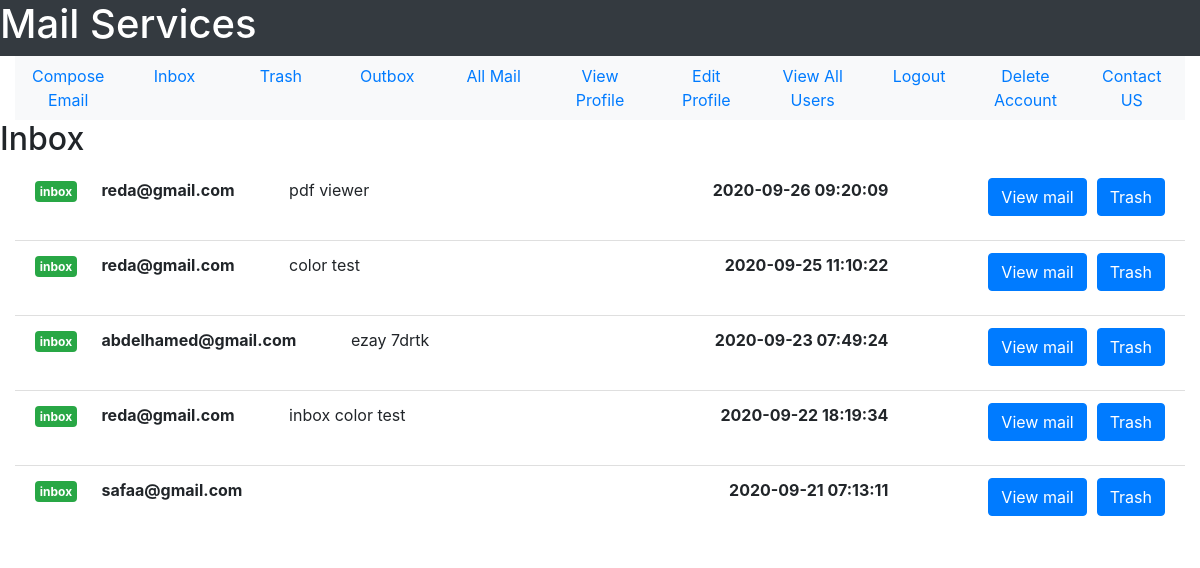
Before: /inbox (signed in) with the older database file.
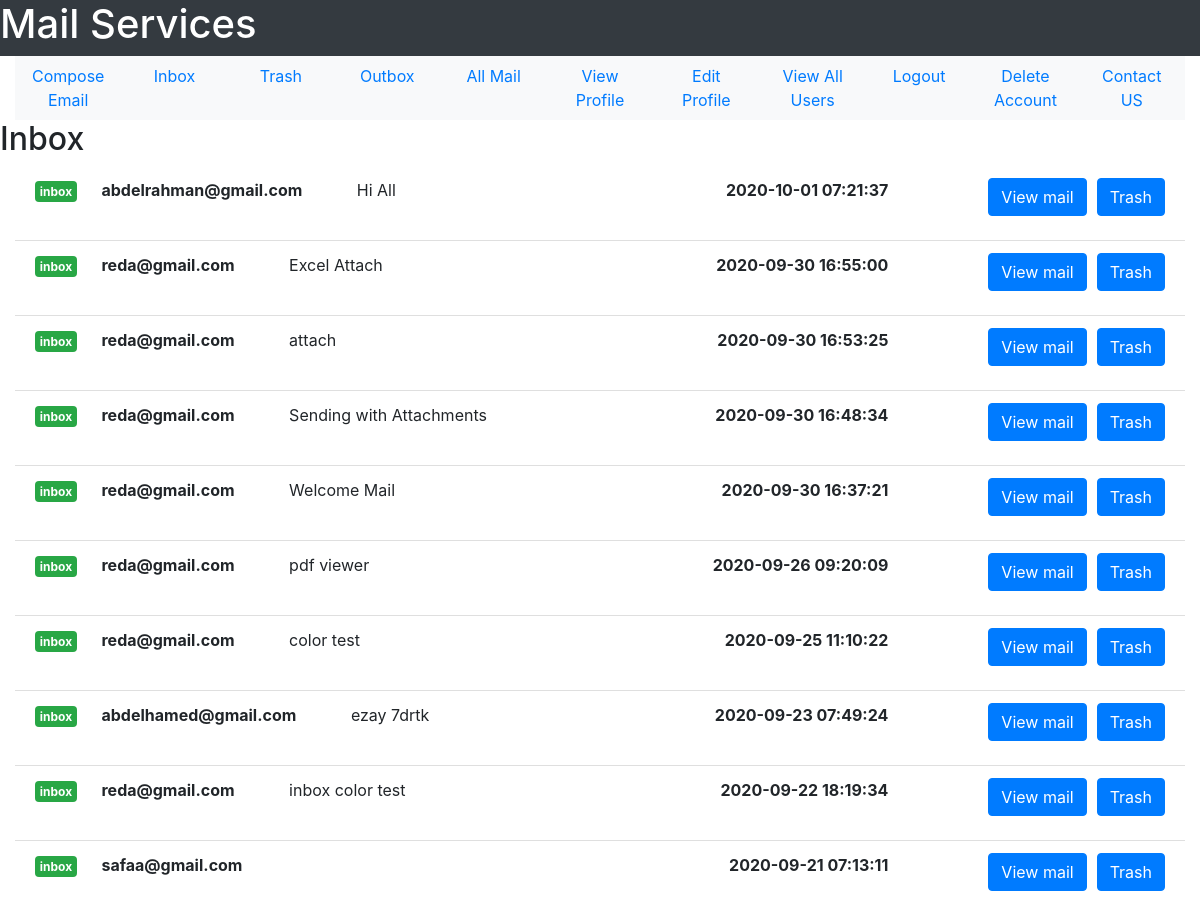
After: the same page with the newer database file.
### tables this page shows
CREATE TABLE user(user_id INTEGER PRIMARY KEY, user_name TEXT NOT NULL, user_email TEXT NOT NULL, user_password TEXT  NOT NULL, user_gender TEXT NOT NULL, user_date_of_birth TEXT NOT NULL, user_city TEXT NOT NULL, user_country TEXT NOT NULL, user_contact INTEGER, user_account_creation_date TEXT NOT NULL, user_active INTEGER DEFAULT 0 CHECK(user_active == 1 OR user_active == 0), UNIQUE(user_email));

CREATE TABLE mail(mail_id INTEGER PRIMARY KEY, sender_id INTEGER NOT NULL, receiver_id INTEGER NOT NULL, mail_subject TEXT, mail_body TEXT,  mail_date TEXT NOT NULL,mail_seen INTEGER DEFAULT 0 CHECK(mail_seen == 0 OR mail_seen == 1), sender_trashed INTEGER DEFAULT 0 CHECK(sender_trashed == 0 OR sender_trashed == 1), receiver_trashed INTEGER DEFAULT 0 CHECK(receiver_trashed == 0 OR receiver_trashed == 1), FOREIGN KEY(sender_id, receiver_id) REFERENCES user(user_id, user_id));

### User/User_Mail/user_mail.py (the view)
@user_mail_bp.route("/inbox")
def see_inbox():
    sqlite_connection = sqlite3.connect('MAIL_DB.db')
    user_id = get_user_id(session['email'])
    get_inbox_query = """SELECT * FROM mail WHERE receiver_id = ?  AND receiver_trashed = ? ORDER BY mail_id DESC;"""
    get_inbox_query_data = (user_id, 0)
    user_inbox = sqlite_connection.execute(get_inbox_query, get_inbox_query_data)
    mail_data = {}
    inbox = []
    for mail in user_inbox:
        mail_data['mail_id'] = mail[0]
        mail_data['sender_id'] = mail[1]
        mail_data['sender_mail'] = get_user_email(mail[1])
        mail_data['receiver_id'] = mail[2]
        mail_data['receiver_mail'] = get_user_email(mail[2])
        mail_data['mail_subject'] = mail[3]
        mail_data['mail_body'] = mail[4]
        mail_data['mail_date'] = remove_milli_seconds(mail[5])
        mail_data['mail_seen'] = mail[6]
        inbox.append(mail_data)
        mail_data = {}
    sqlite_connection.close()
    return render_template("User_Mail/inbox.html", inbox_mails = inbox)

### User/User_Mail/user_mail.py (called while the page is built)
def get_user_id(user_email):
    sqlite_connection = sqlite3.connect('MAIL_DB.db')
    select_user_query = """SELECT user_id FROM user WHERE user_email = ?;"""
    select_user_query_data = (user_email,)
    user_record = sqlite_connection.execute(select_user_query, select_user_query_data)
    user_id = 0
    for data in user_record:
        user_id = data[0]
    sqlite_connection.close()
    return user_id

def get_user_email(user_id):
    sqlite_connection = sqlite3.connect('MAIL_DB.db')
    select_user_query = """SELECT user_email FROM user WHERE user_id = ?;"""
    select_user_query_data = (user_id,)
    user_record = sqlite_connection.execute(select_user_query, select_user_query_data)
    user_email = ""
    for data in user_record:
        user_email = data[0]
    sqlite_connection.close()
    return user_email

def remove_milli_seconds(full_date):
    date = datetime.strptime(full_date, '%Y-%m-%d %H:%M:%S.%f')
    return date.strftime('%Y-%m-%d %H:%M:%S')

### User/User_Mail/templates/User_Mail/inbox.html (shortened to what this page needs)
<!DOCTYPE html>
<html lang = 'en'>
    <head>
        <link rel="stylesheet" href="https://maxcdn.bootstrapcdn.com/bootstrap/4.5.2/css/bootstrap.min.css">
    </head>
<body>
    <div class = "container-fluid">
        <div class = "row text-white bg-dark">
            <h1>Mail Services</h1>
        </div>
        <div>
            <ul class = "nav nav-justified bg-light">
                <li class = 'nav-item'>
                    <a href = "{{url_for('user_mail_bp.compose_email')}}" class = 'nav-link'>Compose Email</a>
                </li>
                <li class = 'nav-item'>
                    <a href = "{{url_for('user_mail_bp.see_inbox')}}" class = 'nav-link'>Inbox</a>
                </li>
                <li class = 'nav-item'>
                    <a href = "{{url_for('user_mail_bp.trash')}}" class = 'nav-link'>Trash</a>
                </li>
                <li class = 'nav-item'>
                    <a href = "{{url_for('user_mail_bp.see_outbox')}}" class = 'nav-link'>Outbox</a>
                </li>
                <li class = 'nav-item'>
                    <a href = "{{url_for('user_mail_bp.see_all_mail')}}" class = 'nav-link'>All Mail</a>
                </li>
                <li class = 'nav-item'>
                    <a href = "{{url_for('user_profile_bp.view_profile')}}" class = 'nav-link'>View Profile</a>
                </li>
                <li class = 'nav-item'>
                    <a href = "{{url_for('user_profile_bp.edit_profile_form')}}" class = 'nav-link'>Edit Profile</a>
                </li>
                <li class = 'nav-item'>
                    <a href = "{{url_for('user_profile_bp.view_all_users')}}" class = 'nav-link'>View All Users</a>
                </li>
                <li class = 'nav-item'>
                    <a href = "{{url_for('user_profile_bp.logout')}}" class = 'nav-link'>Logout</a>
                </li>
                <li class = 'nav-item'>
                    <a href = "{{url_for('user_profile_bp.delete_account')}}" class = 'nav-link'>Delete Account</a>
                </li>
                <li class = 'nav-item'>
                    <a href = '#' class = 'nav-link'>Contact US</a>
                </li>
            </ul>
        </div>
        <div class = "row">
            <h2>Inbox</h2>
        </div>
    <div>
       <ul class = "list-group list-group-flush">
        {%for mail in inbox_mails%}
           <li class = "list-group-item">
               <p style = 'padding-bottom: 10px;'>
                {% if mail['mail_seen']%}
                <span class = 'badge badge-success' style = 'display:inline;'>inbox</span>
                {% else %}
                    <span class = 'badge badge-danger'>inbox</span>
                {% endif %}
                <strong style = "margin-left: 20px;"> {{mail['sender_mail']}}</strong>
                <span style = 'margin-left: 50px;margin-right:50px;'>{{mail['mail_subject']}}</span>
                <a href = "{{url_for('user_mail_bp.inbox_to_trash', mail_id = mail['mail_id'])}}" class = "btn btn-primary float-right" style = "margin-left: 10px;">Trash</a>
                <a href = "{{url_for('user_mail_bp.view_mail', mail_id = mail['mail_id'])}}"
                 class = "btn btn-primary float-right" style = "display:inline;">View mail</a>
                <strong style = 'margin-right:100px;' class = "float-right">{{mail['mail_date']}}</strong>
                </p>
           </li>
           {%endfor%}
       </ul>
    </div>
</body>
</html>

Changed rows visible on the page:
added user: sender_mail "abdelrahman@gmail.com"
added mail: mail_subject "Hi All"
added mail: mail_subject "Excel Attach"
added mail: mail_subject "attach"
added mail: mail_subject "Sending with Attachments"
added mail: mail_subject "Welcome Mail"
Other visible differences:
new list line: "inbox Trash View mail 2020-10-01 07:21:37"
new list line: "inbox Trash View mail 2020-09-30 16:55:00"
new list line: "reda@gmail.com"
new list line: "inbox Trash View mail 2020-09-30 16:53:25"
new list line: "inbox Trash View mail 2020-09-30 16:48:34"
new list line: "inbox Trash View mail 2020-09-30 16:37:21"
